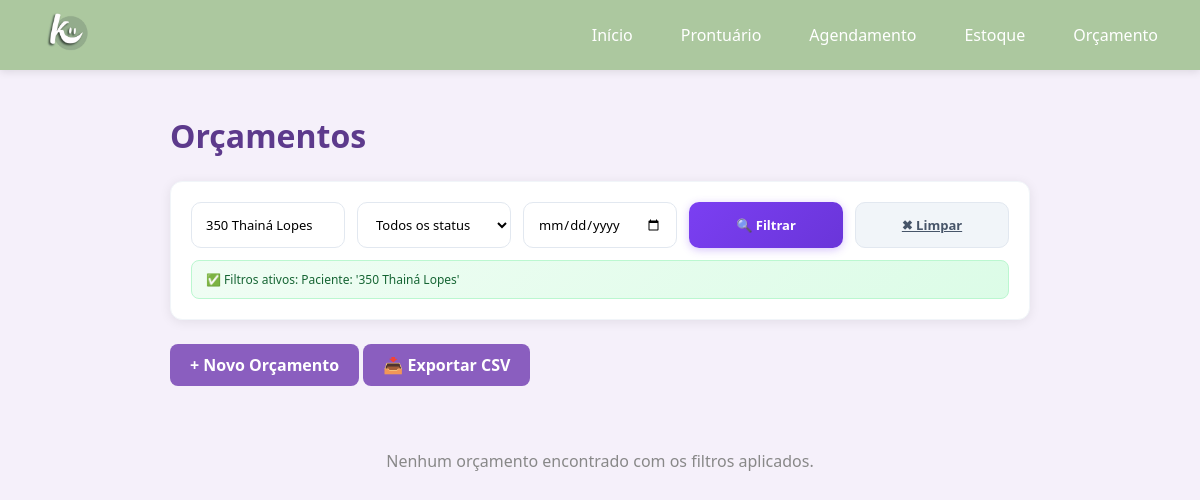
The page /orcamento.php?busca=350 Thainá Lopes on the database as committed earlier.
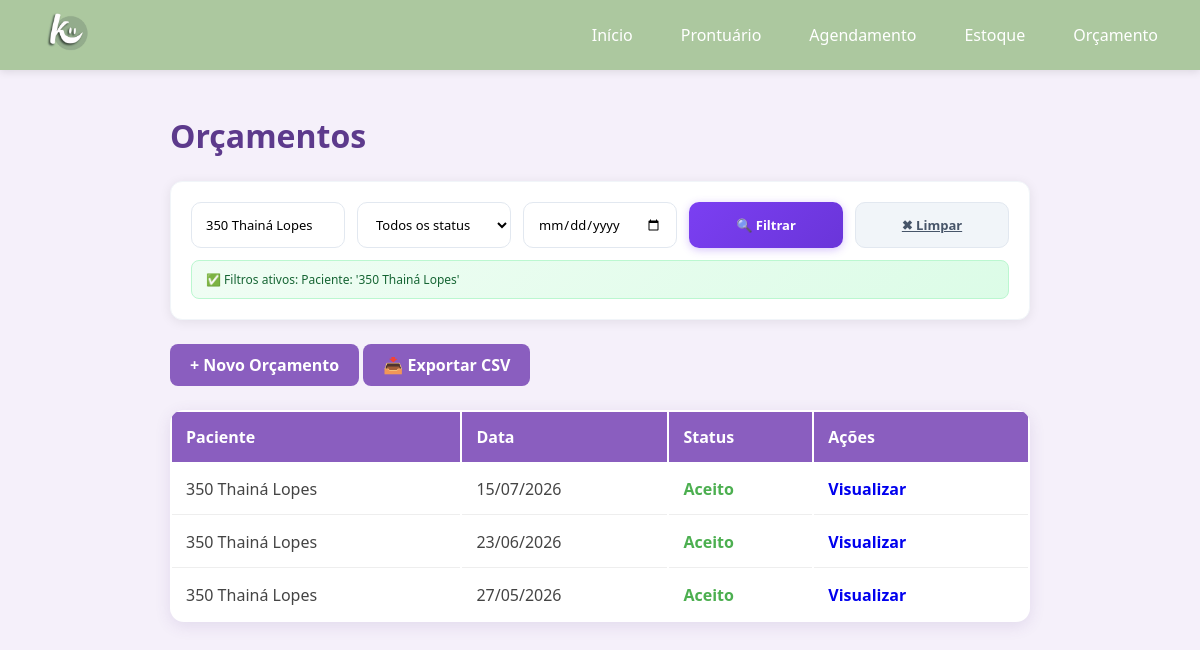
The same page on the database as committed later.
### tables this page shows
CREATE TABLE `orcamentos` (
  `id` int(11) NOT NULL,
  `paciente_id` int(11) NOT NULL,
  `data_criacao` date NOT NULL,
  `validade` date NOT NULL,
  `status` enum('pendente','aceito','recusado') DEFAULT 'pendente',
  `observacoes` text DEFAULT NULL,
  `created_at` timestamp NOT NULL DEFAULT current_timestamp()
);

CREATE TABLE `prontuarios` (
  `id` int(11) NOT NULL,
  `paciente` varchar(255) NOT NULL,
  `nascimento` date NOT NULL,
  `sexo` enum('Masculino','Feminino','Outro') DEFAULT NULL,
  `estado_civil` varchar(50) DEFAULT NULL,
  `profissao` varchar(100) DEFAULT NULL,
  `rg` varchar(20) DEFAULT NULL,
  `cpf` varchar(14) DEFAULT NULL,
  `endereco` text DEFAULT NULL,
  `cep` varchar(10) DEFAULT NULL,
  `telefone` varchar(20) DEFAULT NULL,
  `email` varchar(255) DEFAULT NULL,
  `observacoes` text DEFAULT NULL,
  `tratamento_odonto` text DEFAULT NULL,
  `tratamento_medico` text DEFAULT NULL,
  `medicamento_continuo` text DEFAULT NULL,
  `alergia_medicamento` text DEFAULT NULL,
  `alergia_outras` text DEFAULT NULL,
  `problemas_saude` text DEFAULT NULL,
  `gravida_meses` varchar(10) DEFAULT NULL,
  `fuma_tempo` varchar(50) DEFAULT NULL,
  `fuma_cigarros_dia` varchar(20) DEFAULT NULL,
  `bebida_frequencia` varchar(100) DEFAULT NULL,
  `drogas_uso` text DEFAULT NULL,
  `doencas_transmissiveis` text DEFAULT NULL,
  `cancer_familiar` text DEFAULT NULL,
  `tratamento_cancer` text DEFAULT NULL,
  `created_at` timestamp NOT NULL DEFAULT current_timestamp()
);

### orcamento.php (the view, shortened to what this page needs)
<?php
require_once 'conexao/conexao.php';
$busca    = trim($_GET['busca'] ?? '');
$status   = $_GET['status'] ?? '';
$data_ini = $_GET['data_ini'] ?? '';
$data_fim = $_GET['data_fim'] ?? '';
$where = [];
$params = [];
if ($busca !== '') {
    $where[] = "(p.paciente LIKE ?)";
    $params[] = "%{$busca}%";
}
$sql = "
    SELECT
        o.id,
        o.status,
        o.data_criacao,
        p.paciente
    FROM orcamentos o
    JOIN prontuarios p ON o.paciente_id = p.id
";
if (!empty($where)) {
    $sql .= " WHERE " . implode(" AND ", $where);
}
$sql .= " ORDER BY o.data_criacao DESC";
$stmt = $pdo->prepare($sql);
$stmt->execute($params);
$orcamentos = $stmt->fetchAll();
?>
<!DOCTYPE html>
<html lang="pt-BR">
<head>
    <link rel="stylesheet" href="css/navbar.css">
    <link rel="stylesheet" href="css/orcamento.css">
</head>
<body>
    <?php include 'navbar.php'; ?>
    <div class="container">
        <h1>Orçamentos</h1>
        <div class="filter-bar">
            <form method="GET" class="filter-form">
                <input type="text" name="busca" placeholder="Nome do paciente..." value="<?= htmlspecialchars($busca) ?>">
                <select name="status">
                    <option value="">Todos os status</option>
                </select>
                <input type="date" name="data_ini" value="<?= htmlspecialchars($data_ini) ?>" title="Data inicial">
                <button type="submit" class="btn-filter">🔍 Filtrar</button>
                <a href="orcamento" class="btn-reset">✖ Limpar</a>
            </form>
            <?php if ($busca !== '' || $status !== '' || $data_ini !== '' || $data_fim !== ''): ?>
                <div class="filter-info">
                    ✅ Filtros ativos:
                    <?php
                    $ativos = [];
                    if ($busca !== '') $ativos[] = "Paciente: '{$busca}'";
                    echo implode(' • ', $ativos);
                    ?>
                </div>
            <?php endif; ?>
        </div>
        <a href="novo_orcamento" class="btn-add">+ Novo Orçamento</a>
        <a href="<?= '?' . http_build_query(array_merge($_GET, ['exportar' => '1'])) ?>" class="btn-exportar">📥 Exportar CSV</a>
        <?php if (empty($orcamentos)): ?>
            <p style="text-align:center; padding:40px; color:#888;">
                <?= ($busca !== '' || $status !== '' || $data_ini !== '' || $data_fim !== '')
                    ? 'Nenhum orçamento encontrado com os filtros aplicados.'
                    : 'Nenhum orçamento cadastrado.'
                ?>
            </p>
        <?php else: ?>
            <table>
                <thead>
                    <tr>
                        <th>Paciente</th>
                        <th>Data</th>
                        <th>Status</th>
                        <th>Ações</th>
                    </tr>
                </thead>
                <tbody>
                    <?php foreach ($orcamentos as $o): ?>
                        <tr>
                            <td><?= htmlspecialchars($o['paciente']) ?></td>
                            <td><?= date('d/m/Y', strtotime($o['data_criacao'])) ?></td>
                            <td>
                                <span class="status-badge status-<?= htmlspecialchars($o['status']) ?>">
                                    <?= ucfirst(htmlspecialchars($o['status'])) ?>
                                </span>
                            </td>
                            <td class="acoes">
                                <a href="visualizar_orcamento.php?id=<?= $o['id'] ?>">Visualizar</a>
                            </td>
                        </tr>
                    <?php endforeach; ?>
                </tbody>
            </table>
        <?php endif; ?>
    </div>
</body>
</html>

Rows that differ between the two databases and show on the page:
added orcamentos: paciente.paciente "350 Thainá Lopes", data_criacao "15/07/2026", status "Aceito"
added orcamentos: paciente.paciente "350 Thainá Lopes", data_criacao "23/06/2026", status "Aceito"
added orcamentos: paciente.paciente "350 Thainá Lopes", data_criacao "27/05/2026", status "Aceito"
Other text that changed with them:
text no longer shown: "Nenhum orçamento encontrado com os filtros aplicados."
text now shown: "Paciente Data Status Ações"
